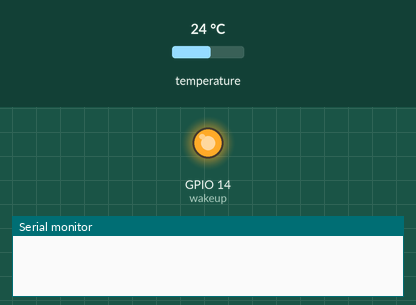
A sketch run on a simulated ESP8266 (NodeMCU). Parts: output pins drawn as LEDs (lit = HIGH), the last lines printed to the serial monitor. Inputs (shaded band) come from the test bench; at power-on: temperature 24 °C. WiFi joins after 1.5 s; servers stay silent unless stated; no MQTT or app messages arrive unless stated. At 3.8 s the program puts the board to deep sleep or switches it off; the recording ends there.

Above: at 0.1 s.
At 1.8 s:
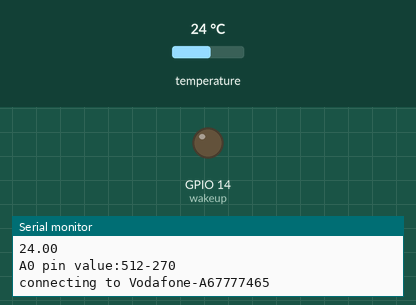
Timing chart, 0 to 3.3 s (numbered marks = the images above):
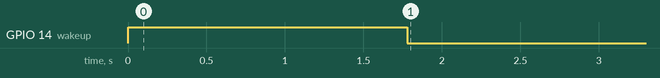

The sketch:

DC_sonde_battery_2612.ino
```cpp
#include <OneWire.h>
#include <DallasTemperature.h>
#include <ESP8266WiFi.h>
#include <WiFiClientSecure.h>
#include <PubSubClient.h>
#include <NTPClient.h>
#include <WiFiUdp.h>

#define wakeup 14 //la alimento sul pin D5 della scheda così si accende solo a necessità


float it;


const char* ssid = "Vodafone-A67777465";     //Vodafone-A67777465 //TP-LINK_C26C1E //My ASUS_6564 //ASUS_X00TD HUAWEI-ED66 //SantAgostino CMS_5Ghz SantAgostino-24 CMSA_Ingresso
const char* password = "e762mMLnq3r2RbCY";     //e762mMLnq3r2RbCY //oneway645 CMSA.wifi.2019 //CMSA2.wifi.2017 //CMSA.wifi.2012

//192.168.148.49 ip sensore
//gateway twt ho 192.168.1.1

IPAddress ip(192,168,1,25);
IPAddress gateway(192,168,1,1);
IPAddress subnet(255,255,255,0);
IPAddress dns(192,168,1,1);

// mettere 13 se la sonda è collegata al pin D7 mettere 2 se la sonda è collegata l pin D4
const int oneWireBus = 13;

OneWire oneWire(oneWireBus);


DallasTemperature sensors(&oneWire);

WiFiClientSecure client;
// SHA1 fingerprint of the certificate, don't care with your GAS service
// const char* fingerprint = "46 B2 C3 44 9C 59 09 8B 01 B6 F8 BD 4C FB 00 74 91 2F EF F6";


// Libreries to get time for MQTT message
WiFiUDP ntpUDP;
NTPClient timeClient(ntpUDP, "pool.ntp.org");

// Libreries for MQTT comunication
WiFiClient mqttWifiClient;
PubSubClient mqttClient(mqttWifiClient);

// Values for MQTT broker
const char *MQTT_HOST = "mqtt.datacake.co";
const int MQTT_PORT_INSECURE = 1883;
const int MQTT_PORT = 8883;
const char *MQTT_USER = "1044b4b86f3483781bcc22968e0856eb1de20090";
const char *MQTT_PASS = "1044b4b86f3483781bcc22968e0856eb1de20090";

#define mqtt_topic "dtck/test_sonde_temp/1e270269-0d76-478a-b274-18deabd4bac7/+"
#define mqtt_temp_pub "dtck-pub/test_sonde_temp/1e270269-0d76-478a-b274-18deabd4bac7/TEMPERATURE"
#define mqtt_bt_pub "dtck-pub/test_sonde_temp/1e270269-0d76-478a-b274-18deabd4bac7/BATTERY"


void setup()
{
  Serial.begin(9600);
  Serial.setTimeout(2000);

pinMode(wakeup, OUTPUT);

//lascio dormire il wifi ancora

  WiFi.mode( WIFI_OFF );
  WiFi.forceSleepBegin();
  delay( 1 );


//faccio partire sensore

digitalWrite(wakeup, HIGH);
delay(1000);
sensors.begin();

sensors.requestTemperatures();
float t = sensors.getTempCByIndex(0);


it = (float) t;


Serial.println(it);

// test di invio batteria

int bb = analogRead(A0);
Serial.print("A0 pin value:");
Serial.print(bb);
int tensione = bb*(3.7/1023);
int b =(tensione-3.7)*100;
Serial.println(b);


digitalWrite(wakeup, LOW);
 /////    -------------   connecting to internet //////////

  // sveglio il wifi

 WiFi.forceSleepWake();
delay( 1 );

// Disable the WiFi persistence.  The ESP8266 will not load and save WiFi settings in the flash memory.
WiFi.persistent( false );

// mi collego

  Serial.print("connecting to ");
  Serial.println(ssid);
  WiFi.mode(WIFI_STA);
  WiFi.begin(ssid, password);
  WiFi.config(ip, dns ,gateway, subnet);
  WiFi.disconnect();
  WiFi.begin(ssid, password);
  while (WiFi.status() != WL_CONNECTED) {
    delay(500);
    Serial.print(".");
  }
  Serial.println("");
  Serial.println("WiFi connected");
  Serial.println("IP address: ");
  Serial.println(WiFi.localIP());

//void mqtt
sendMqttData(it, b);
delay(500);

WiFi.disconnect(true);
delay(1);


ESP.deepSleep(600e6); //, WAKE_RF_DISABLED);

}

void loop()
{


 }

 void sendMqttData(float it, int b)
{

  mqttClient.setServer(MQTT_HOST, MQTT_PORT_INSECURE);
   while (!mqttClient.connected()) {
        Serial.print("MQTT connecting...");
        // MQTT Hostname should be empty for Datacake
        if (mqttClient.connect("", MQTT_USER, MQTT_PASS)) {
            Serial.println("connected");
            mqttClient.subscribe(mqtt_topic);
        } else {
            Serial.print("failed, status code =");
            Serial.print(mqttClient.state());
            Serial.println("try again in 5 seconds");
            // Wait 5 seconds before retrying
            delay(5000);

        }
   }


//publish temperature
mqttClient.publish(mqtt_temp_pub, String(it).c_str(), true);

//publish battery
mqttClient.publish(mqtt_bt_pub, String(b).c_str(), true);


 }
```

Measured:
- by itself, GPIO 14 (wakeup): LOW → HIGH at 0.00 s, → LOW 1.8 s later
